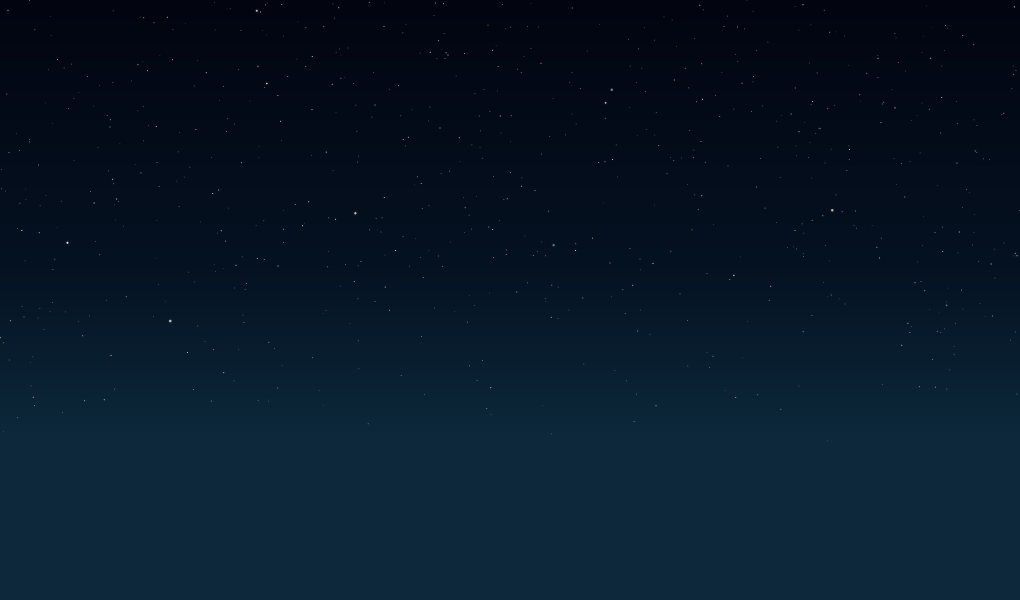
#> input picture .config/wallpapers_QS/bg_parallax_MDRG/assets/parallax_backgrounds/aurora/layer00.png, 2040 x 1200 px, found by its file name (shown at 1/2 size)
$ python split_ridge.py
#> lines starting #> are read from the running program, lines starting #| are printed output that depends on the picture; after the words box and inside, x2 and y2 are one past the last pixel; in counts of white or black regions, pixels touching at a corner belong together
#!/usr/bin/env python3
"""Відрізає гори від неба в layer00 теми «Гори» (за картою глибини _depth.png):
layer00m.png = ті самі пікселі layer00, але тільки нижче лінії хребта. Шар іде одразу після layer00 з тією ж
глибиною (рухається разом із ним, без щілин), а візуалізатор стає МІЖ ними — смуги ростуть з-за гори.
  ~/.local/share/parallax-venv/bin/python split_ridge.py [тема=mountains]
"""
import json, os, sys
import numpy as np
from PIL import Image
from scipy.ndimage import median_filter

th = sys.argv[1] if len(sys.argv) > 1 else "mountains"
D = os.path.expanduser("~/.config/wallpapers_QS/bg_parallax_MDRG/assets/parallax_backgrounds/" + th)
l0 = Image.open(os.path.join(D, "layer00.png")).convert("RGBA")
#> l0 is the input picture: PIL image 2040x1200 RGBA; mean R, G, B, A 7, 24, 39.7, 255
dep = np.asarray(Image.open(os.path.join(D, "_depth.png")).convert("L").resize(l0.size))
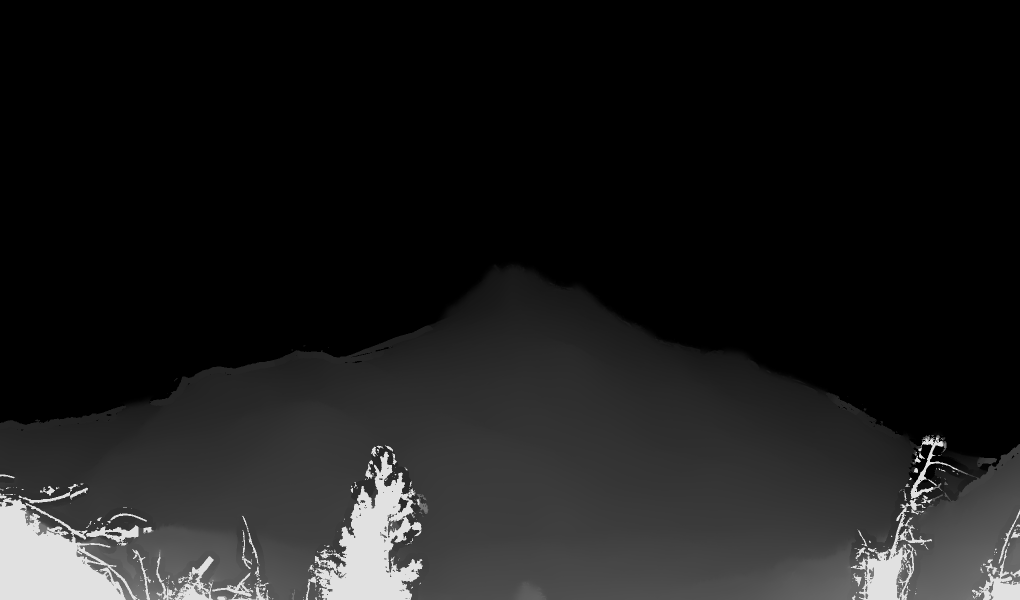
#> input picture .config/wallpapers_QS/bg_parallax_MDRG/assets/parallax_backgrounds/mountains/_depth.png, 2040 x 1200 px, found by its file name (shown at 1/2 size)
#> dep is the input picture: shape (1200, 2040); min 0, max 225, mean 27.1
terr = dep > 8
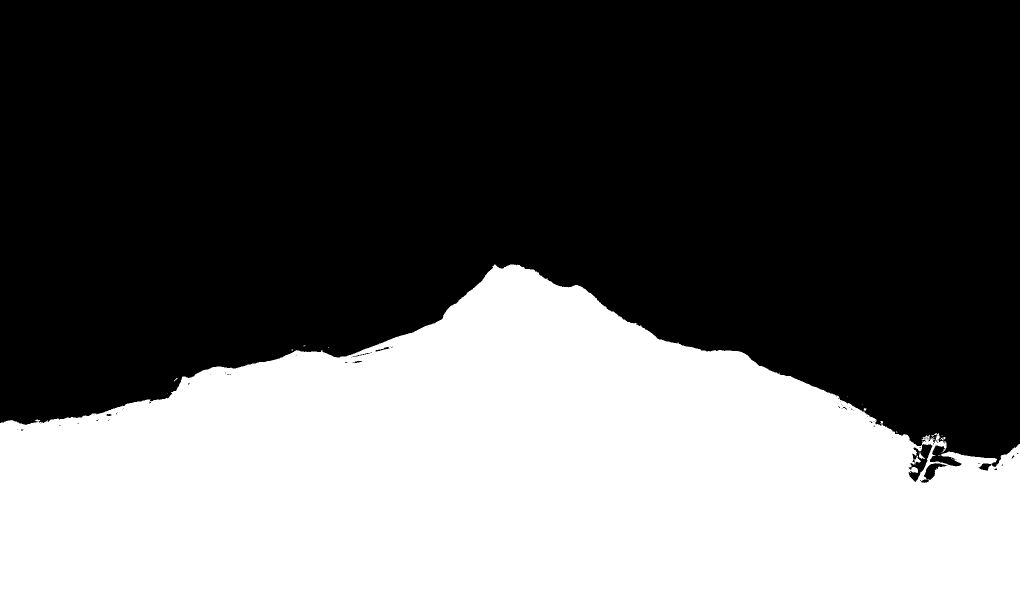
#> terr: shape (1200, 2040) bool (shown at 1/2 size); 38.6% white; 24 white regions (19 under 20 px), largest, box (x1, y1, x2, y2) and area: (0, 529, 2040, 1200) 943838, (1838, 905, 1850, 918) 66, (1882, 874, 1891, 881) 31, (1863, 866, 1874, 873) 24, (1727, 816, 1733, 821) 20
H = terr.shape[0]
#> H = 1200
first = np.where(terr.any(0), terr.argmax(0), H)                      # перший рядок рельєфу в стовпчику
#> first = 2040 values, max 929 at index 1994, min 529 at index 988, mean 735
# прибрати поодинокі «голки» (гілки дерев)
first = median_filter(first, size=9).astype(np.float32) + 2           # +2 px — край трохи нижче, без ореолу неба
#> first = 2040 values, max 924 at index 1994, min 531 at index 1020, mean 737
ys = np.arange(H, dtype=np.float32)[:, None]
#> ys = 1200 values from 0 to 1199
alpha = np.clip((ys - first[None, :]) / 2.0 + 0.5, 0, 1)              # м'який край ~2 px
out = np.asarray(l0).copy()
out[..., 3] = (out[..., 3] * alpha).astype(np.uint8)
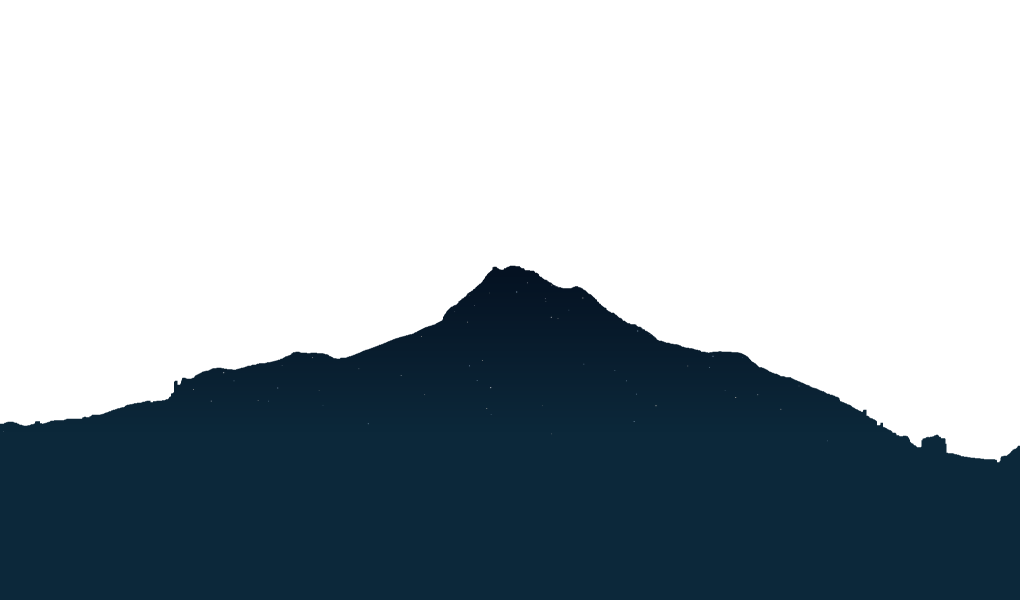
#> out: shape (1200, 2040, 4) (shown at 1/2 size); mean R, G, B, A 7, 24, 39.7, 98.3; transparent parts drawn white
Image.fromarray(out).save(os.path.join(D, "layer00m.png"))
#> (the run stopped early here; a loop or call above may not have finished)
